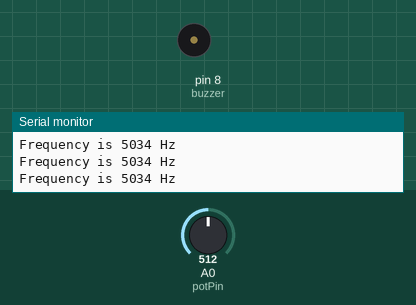
Simulated run of this sketch. Board: Arduino Uno, built with avr-gcc and run on an emulated ATmega328P. Parts: buzzer (waves = sounding, pin HIGH), the last lines printed to the serial monitor. Inputs (shaded band) come from the test bench; at power-on: A0 (potPin) = 512.

Above: at 1.2 s.
1.3 s: A0 (potPin) set to 0
At 4.2 s:
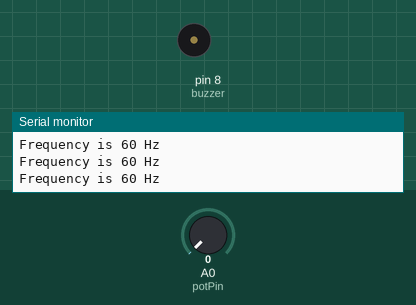
4.3 s: A0 (potPin) set to 122
At 5.3 s:
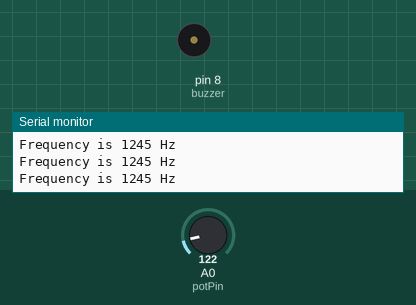
Timing chart, 0 to 7.3 s (numbered marks = the images above; inputs shaded):
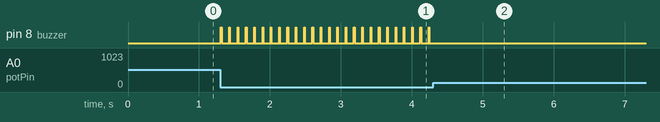

Measured:
- after the input at 1.3 s, pin 8 (buzzer): alternates HIGH for 0.01 s and LOW for 0.11 s, starting at once
- after the input at 4.3 s, pin 8 (buzzer): stops changing and stays LOW

The sketch:

SensorsActuatorsLab5.ino
```cpp
int buzzer = 8;           // Digital IO pin for the buzzer
int potPin = A0;          // Analog input pin for the potentiometer
int frequency;            // Variable to store the frequency

void setup() {
    pinMode(buzzer, OUTPUT);  // Set buzzer pin as output
    Serial.begin(9600);       // Initialize Serial Monitor at 9600 baud
}

void loop() {
    // Read potentiometer value (0 to 1023) and map it to 60-10000 Hz range
    int potValue = analogRead(potPin);
    frequency = map(potValue, 0, 1023, 60, 10000);

    // Calculate delay in microseconds for the given frequency
    int delayTime = 1000000 / (2 * frequency); // Half-period delay in microseconds

    // Output the sound
    digitalWrite(buzzer, HIGH);
    delayMicroseconds(delayTime);
    digitalWrite(buzzer, LOW);
    delayMicroseconds(delayTime);

    // Print the current frequency to the Serial Monitor
    Serial.print("Frequency is ");
    Serial.print(frequency);
    Serial.println(" Hz");

    delay(100);  // Optional: Add a small delay to avoid flooding the Serial Monitor
}
```
